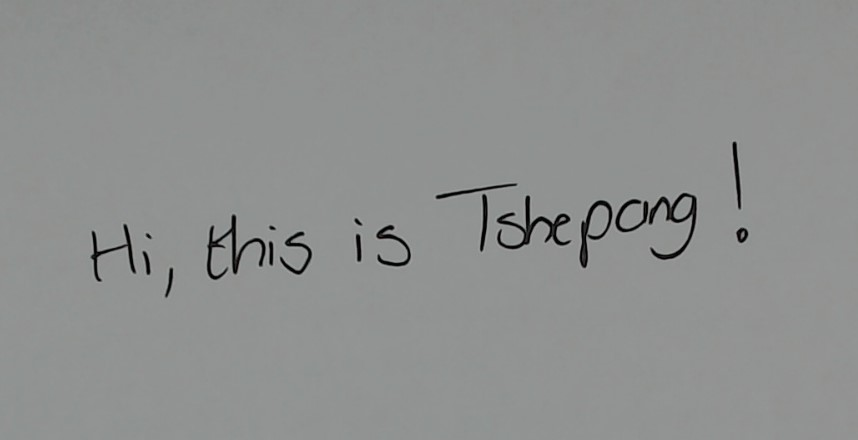
#> input picture ZhangSuen Thinning Algorithm/TEMP.jpg, 858 x 440 px, found by its file name
$ python testingTemplates.py
#> lines starting #> are read from the running program, lines starting #| are printed output that depends on the picture; after the words box and inside, x2 and y2 are one past the last pixel; in counts of white or black regions, pixels touching at a corner belong together
### First Principles/Helpers.py
import numpy as np
import os
import random


def imageToBinary(image, threshold=128, flipped=False):
    """the higher the threshold the more black pixels there will be"""
#> called with threshold = 90, flipped = False
    upper = 255
    lower = 0
    if flipped:
        upper = 0
        lower = 255
    imageArr = np.array(image)
    copyImage = np.copy(imageArr)
    imageArr[copyImage > threshold] = upper
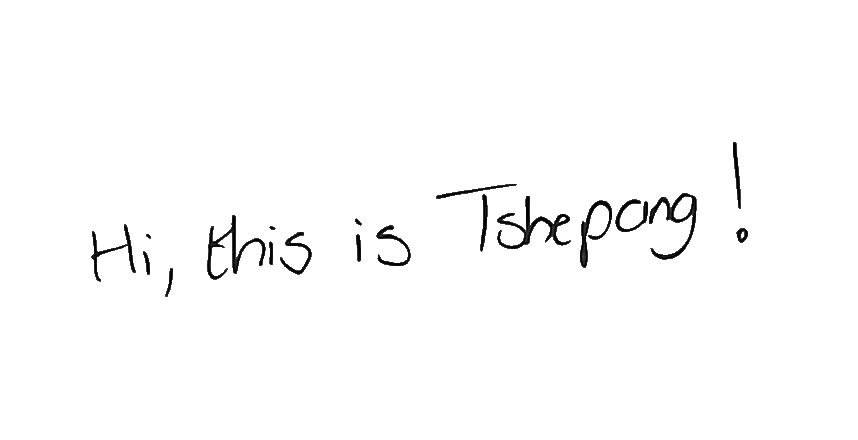
#> imageArr: shape (440, 858) float32; min 0, max 255, mean 251.3
    imageArr[copyImage <= threshold] = lower
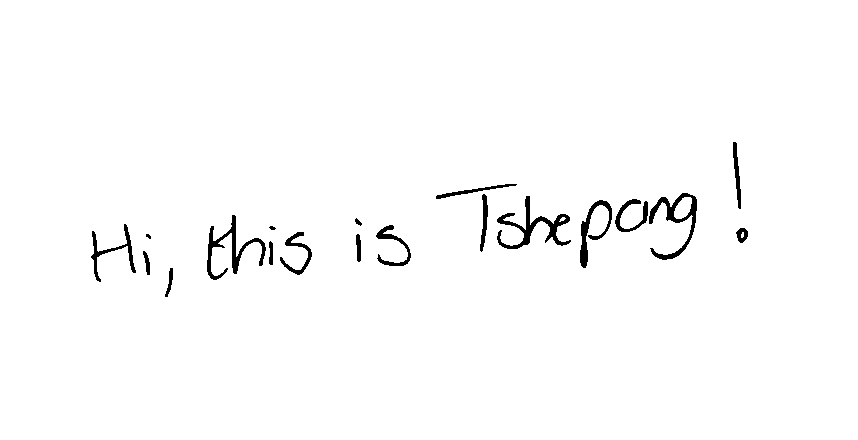
#> imageArr: shape (440, 858) float32; 98.4% white; 19 black regions (2 under 20 px), largest, box (x1, y1, x2, y2) and area: (497, 196, 571, 249) 961, (649, 193, 697, 260) 834, (207, 215, 266, 280) 833
    return imageArr


def findMiddle(x, y, w, h):
    return x + w // 2, y + h // 2


# [69 lines left out: functions overlap, getAllOverlaps, doesContain, getAllContains, addLetterToCanvas, getImageOfLetter and 1 more, not called in this run]

### First Principles/testingTemplates.py
import Helpers
import PIL.Image as Image
import numpy as np


image = Image.open("TEMP.jpg").convert("F")
# image.show()

imageArr = Helpers.imageToBinary(np.array(image), threshold=90)

imageArr = np.array(imageArr, dtype=np.uint8)
imageToShow = Image.fromarray(imageArr)
imageToShow.save("HiThereEveryoneBinary.jpg")
# imageToShow.show()

$ run again, with ZhangSuen Thinning Algorithm/Annelise.jpg copied over ZhangSuen Thinning Algorithm/TEMP.jpg
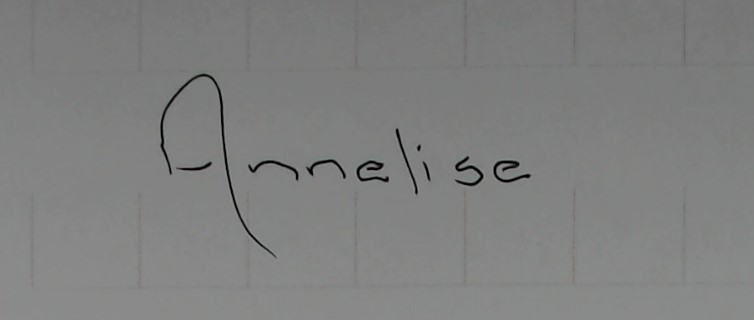
#> input picture ZhangSuen Thinning Algorithm/Annelise.jpg, 754 x 320 px, found by its file name
#> in imageToBinary, `imageArr[copyImage > threshold] = upper`:
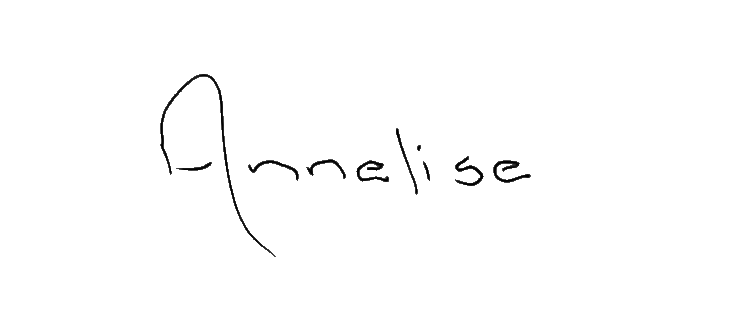
#> imageArr: shape (320, 754) float32; min 0, max 255, mean 252.7
#> in imageToBinary, `imageArr[copyImage <= threshold] = lower`:
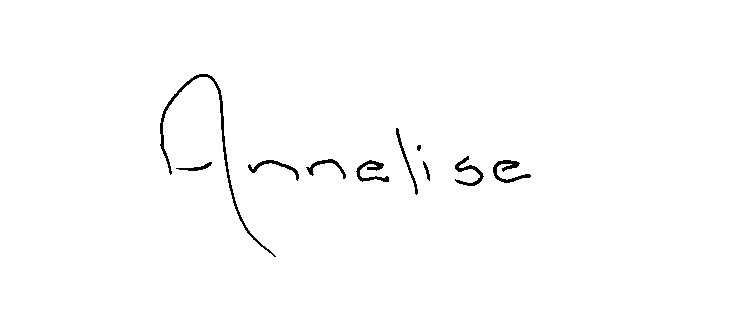
#> imageArr: shape (320, 754) float32; 99% white; 10 black regions, largest, box (x1, y1, x2, y2) and area: (160, 74, 276, 257) 861, (493, 160, 531, 183) 306, (356, 160, 389, 182) 278

$ run again, with ZhangSuen Thinning Algorithm/DavidTest.jpg copied over ZhangSuen Thinning Algorithm/TEMP.jpg
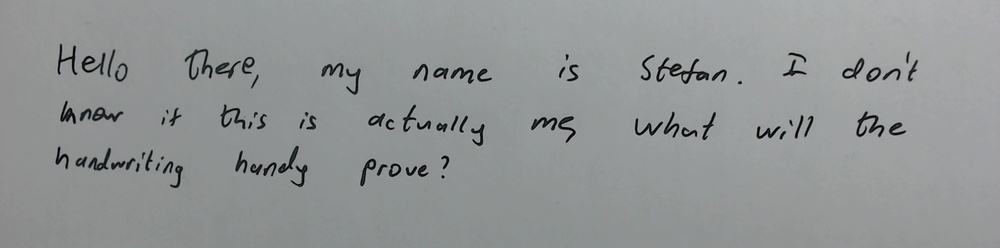
#> input picture ZhangSuen Thinning Algorithm/DavidTest.jpg, 1000 x 248 px, shrunk from 1919 x 476 before the run, found by its file name
#> in imageToBinary, `imageArr[copyImage > threshold] = upper`:
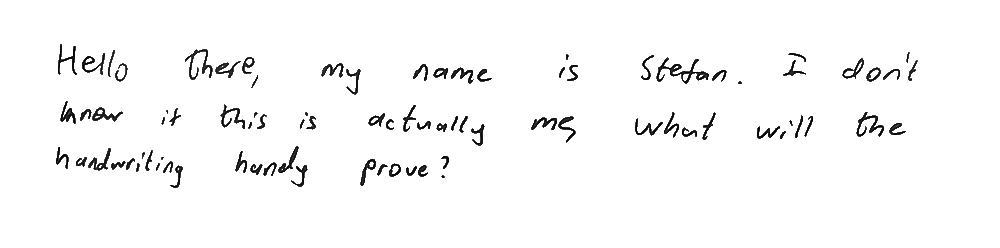
#> imageArr: shape (248, 1000) float32; min 0, max 255, mean 248.3
#> in imageToBinary, `imageArr[copyImage <= threshold] = lower`:
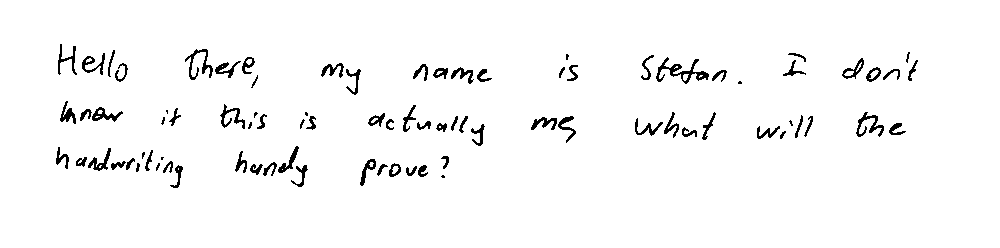
#> imageArr: shape (248, 1000) float32; 96.9% white; black in thin lines or dots, all inside (x1, y1, x2, y2) = (56, 44, 918, 188)
